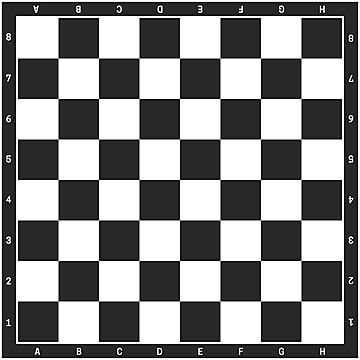
#> input picture lab7 - Harris/photo_2025-01-09_13-25-38.jpg, 360 x 360 px
$ python Harris.py
#> lines starting #> are read from the running program, lines starting #| are printed output that depends on the picture
#> further down, gray_image is the input picture: shape (360, 360); min 0, max 255, mean 133.9

import numpy as np
import cv2
import matplotlib.pyplot as plt


def generate_gaussian_kernel(sig, siz):

#> called with sig = 1, siz = 5
    gaussian_kernel = np.zeros((siz, siz))
    center = siz // 2

    for i in range(siz):
        for j in range(siz):
            x = i - center
            y = j - center
            gaussian_kernel[i, j] = (1 / (2 * np.pi * sig**2)) * np.exp(-(x**2 + y**2) / (2 * sig**2))

    gaussian_kernel /= np.sum(gaussian_kernel)
    return gaussian_kernel

def convolution(img, mask):

    img_h,img_w = img.shape
#> img_h = 360; img_w = 360
    mask_h, mask_w = mask.shape

    pad_h = mask_h // 2
    pad_w = mask_w // 2

    padded_img_h = img_h + 2 * pad_h
#> padded_img_h = 364
    padded_img_w = img_w + 2 * pad_w
#> padded_img_w = 364
    padded_img = np.zeros((padded_img_h, padded_img_w))

    for i in range(img_h):
        for j in range(img_w):
            padded_img[i + pad_h][j + pad_w] = img[i][j]
    result = np.zeros((img_h, img_w))

    for i in range(img_h):
        for j in range(img_w):
            region = []
            for x in range(mask_h):
                row = []
                for y in range(mask_w):
                    row.append(padded_img[i + x][j + y])
                region.append(row)

            value = 0
            for x in range(mask_h):
                for y in range(mask_w):
                    value += region[x][y] * mask[x][y]

            result[i, j] = value
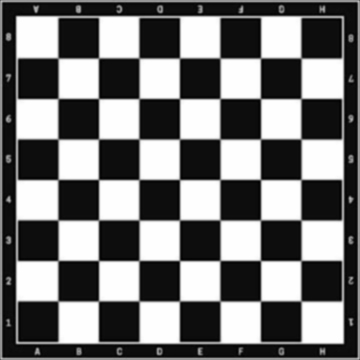
#> result: shape (360, 360) float64; min 27.88, max 255, mean 132.9; drawn with min black and max white

    return result


def calculate_gradients(image):
    Hx = np.array([[-1, -1, -1], [0, 0, 0], [1, 1, 1]])
    Hy = np.array([[-1, 0, 1], [-1, 0, 1], [-1, 0, 1]])

    Ix = convolution(image, Hx)
    Iy = convolution(image, Hy)

    return Ix, Iy


def harris_corner_detection(gray_image, sigma1, size1,sigma2,size2, threethold):
    gaussian_filter=generate_gaussian_kernel(sigma1,size1)
    print(gaussian_filter.round(4))
    smoothed_image=convolution(gray_image,gaussian_filter)

    #question2
    Ix,Iy=calculate_gradients(smoothed_image)


    #question3
    Ixx=Ix*Ix
    Iyy=Iy*Iy
    Ixy=Ix*Iy

    #question4
    gaussian_filter_large = generate_gaussian_kernel(sigma2, size2).round(4)
    # print(gaussian_filter_large)

    Mxx = convolution(Ixx, gaussian_filter_large)
#> after the loop in convolution (call 4), `for i in range(img_h):`:
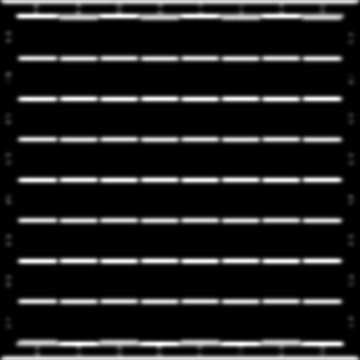
#> result: shape (360, 360) float64; min 5.32e-29, max 93099.7, mean 11736.6; drawn with min black and max white
    Myy = convolution(Iyy, gaussian_filter_large)
#> after the loop in convolution (call 5), `for i in range(img_h):`:
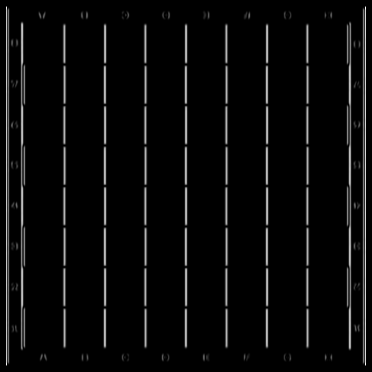
#> padded_img: shape (372, 372) float64; min 0, max 289179, mean 11777.8; drawn with min black and max white
#> after the loop in convolution (call 5), `for i in range(img_h):`:
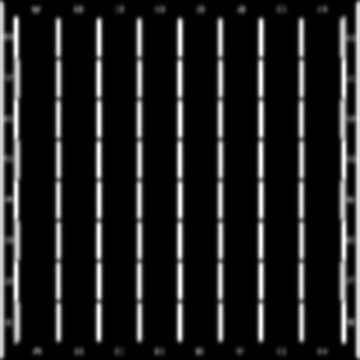
#> result: shape (360, 360) float64; min 0, max 90853.8, mean 11911.6; drawn with min black and max white
    Mxy = convolution(Ixy, gaussian_filter_large)
#> after the loop in convolution (call 6), `for i in range(img_h):`:
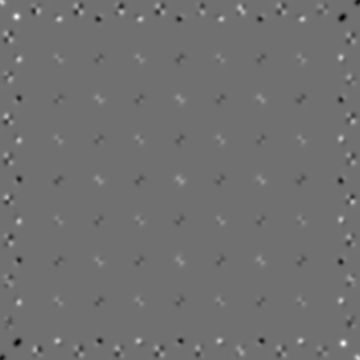
#> result: shape (360, 360) float64; min -10908.9, max 13744.1, mean 14.6; drawn with min black and max white


    # Question 5: Compute Harris response

    if Mxx is None:
        Mxx=0
    if Myy is None:
        Myy=0
    if Mxy is None:
        Mxy=0

    detM = (Mxx * Myy) - (Mxy ** 2)
    traceM = Mxx + Myy
    R = detM /traceM


    #question 6

    nms = np.zeros_like(R)
    window_size = 10
    offset = window_size // 2

    for i in range(offset, R.shape[0] - offset):
        for j in range(offset, R.shape[1] - offset):
            window = R[i-offset:i+offset+1, j-offset:j+offset+1]
            if R[i, j] >= np.max(window):
                nms[i, j] = R[i, j]
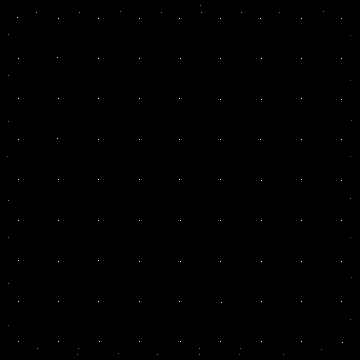
#> nms: shape (360, 360) float64; min 0, max 22493.9, mean 15.3; drawn with min black and max white
    nms = nms / nms.max()
    corners1 = (nms > threethold)
#> corners1: shape (360, 360) bool; 0.09% white in thin lines or dots
    # corners2 = (nms> threethild2)

    return corners1


#main
image_path="photo_2025-01-09_13-25-38.jpg"
gray_image=cv2.imread(image_path,0)
image=cv2.imread(image_path,1)
if gray_image is None:
    print("Error: the image could not be loaded.")
    exit()

corners = harris_corner_detection(gray_image, 1, 5, 2, 13,0.35)


plt.imshow(gray_image, cmap='gray')
plt.scatter(np.nonzero(corners)[1], np.nonzero(corners)[0], c='red', s=5)
plt.title("Harris Corners")
plt.waitforbuttonpress(timeout=-1)
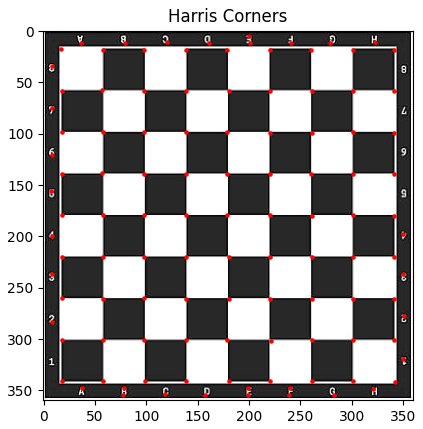
#> figure drawn by matplotlib, 1 panel

# [5 lines of commented-out code are left out]
